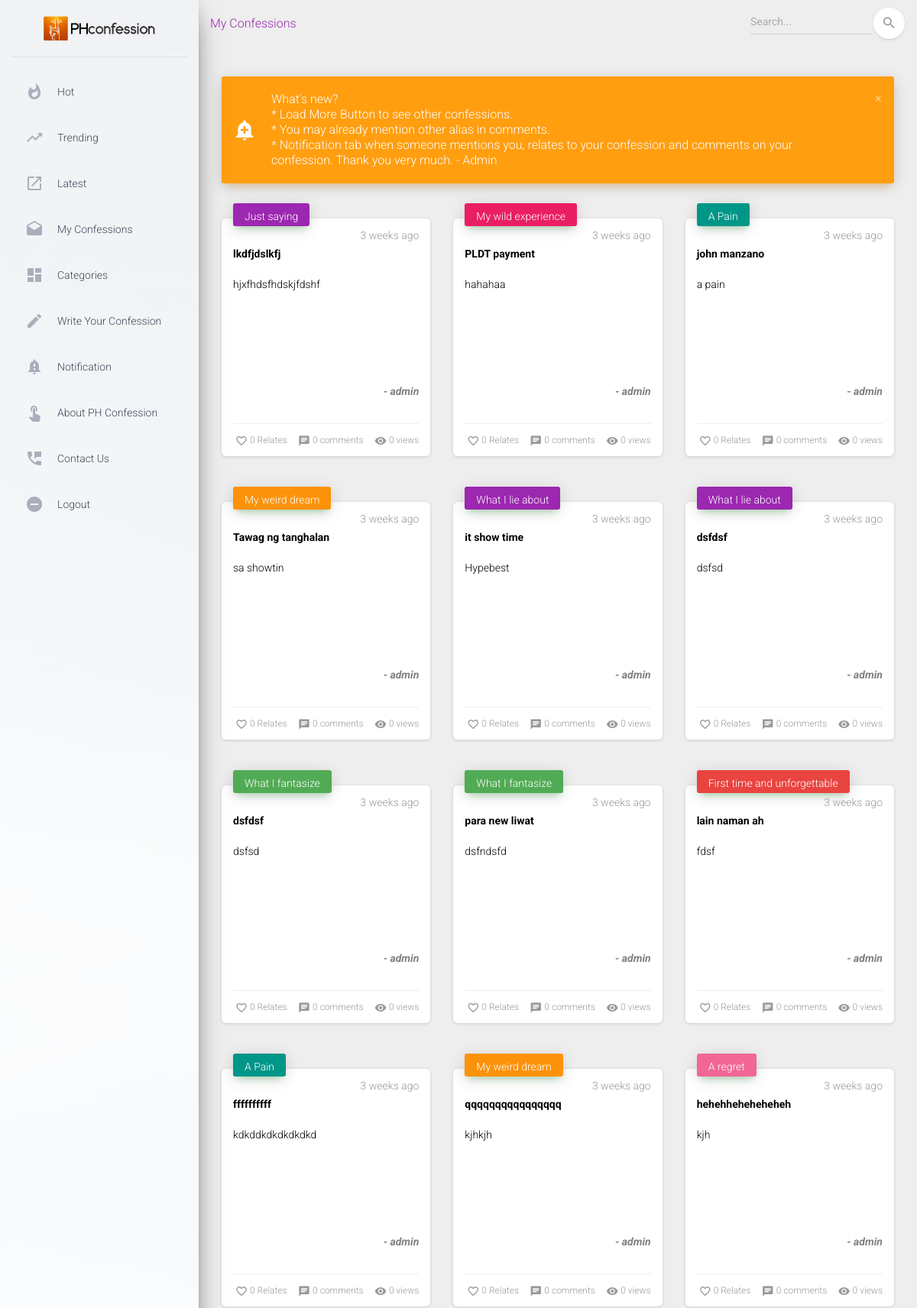
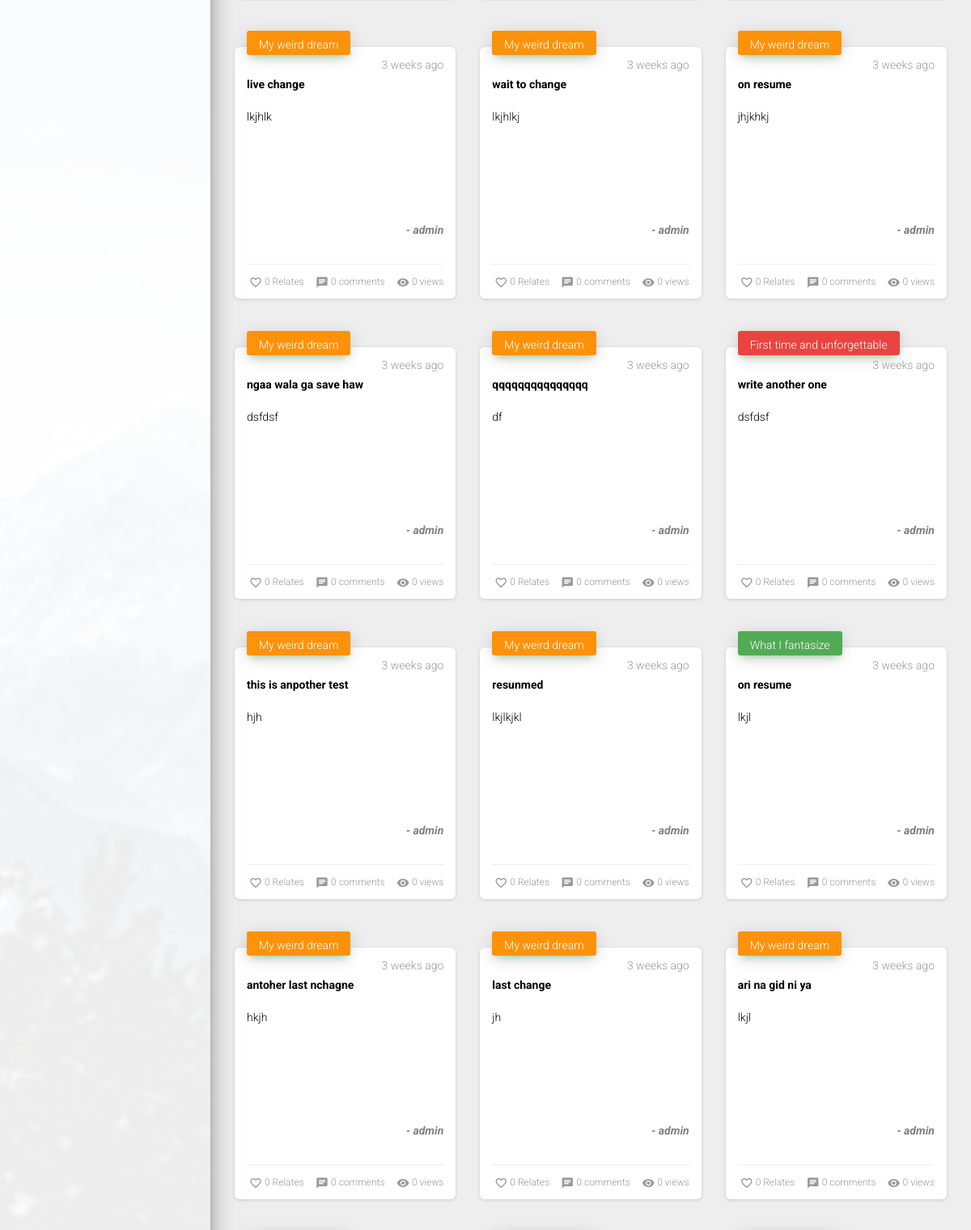
The page /index.php?view=myconfessions (signed in, upper part) on the database its author committed (2 pictures, top to bottom).
### tables this page shows
CREATE TABLE `notification` (
  `Id` int(11) NOT NULL AUTO_INCREMENT,
  `recepient` varchar(20) NOT NULL,
  `message` text,
  `confessionId` int(11) NOT NULL,
  `commentId` int(11) NOT NULL,
  `type` varchar(15) DEFAULT NULL,
  `status` varchar(1) DEFAULT NULL,
  `datetime` datetime DEFAULT NULL,
  UNIQUE KEY `Id` (`Id`)
);

CREATE TABLE `confession` (
  `Id` int(11) NOT NULL AUTO_INCREMENT,
  `alias` varchar(50) DEFAULT 'unknown',
  `category` int(11) DEFAULT NULL,
  `title` varchar(100) DEFAULT NULL,
  `message` text,
  `location` varchar(100) DEFAULT NULL,
  `datetime` datetime DEFAULT NULL,
  `view` int(11) DEFAULT '0',
  `lastChange` datetime DEFAULT NULL,
  PRIMARY KEY (`Id`)
);

### config/Models.php (called while the page is built, shortened)
<?php
include "CRUD.php";
include "functions.php";
function confession() {
	$crud = new CRUD;
	$crud->table = "confession";
	return $crud;
}
function comment() {
	$crud = new CRUD;
	$crud->table = "comment";
	return $crud;
}
function relate() {
	$crud = new CRUD;
	$crud->table = "relate";
	return $crud;
}
function notification() {
	$crud = new CRUD;
	$crud->table = "notification";
	return $crud;
}
?>

### config/CRUD.php (called while the page is built, shortened)
<?php
class CRUD {
	var $table;
	function list($query=""){
		$query = $query ? "where " . $query: "";
		$db = Database::connect();
		$pdo = $db->prepare("select * from $this->table $query");
		$pdo->execute();
		$result = $pdo->fetchAll(PDO::FETCH_OBJ);
		return $result;
	}
	function count($query=""){
		$query = $query ? "where " . $query: "";
		$db = Database::connect();
		$pdo = $db->prepare("select * from $this->table $query");
		$pdo->execute();
		return $pdo->rowCount();
	}
}
?>

### index.php (called while the page is built, shortened)
<?php
include_once("config/Models.php");
$view = (isset($_GET['view']) && $_GET['view'] != '') ? $_GET['view'] : '';
switch ($view) {
	case 'myconfessions' :
		$template	= 'include/template.php';
		break;
}
require_once $template;
?>

### config/functions.php (called while the page is built, shortened)
<?php
function category() {
	$cat = array();
	$cat[1] = 'My weird dream';
	$cat[2] = 'What I fantasize';
	$cat[3] = 'First time and unforgettable';
	$cat[4] = 'My guilt';
	$cat[5] = 'What I lie about';
	$cat[6] = 'A Pain';
	$cat[7] = 'What the truth is';
	$cat[8] = 'My wild experience';
	$cat[9] = 'A regret';
	$cat[10] = 'Just saying';
	$cat[11] = 'Joke time';
	$cat[12] = 'Scary AF';
	$cat[13] = '3 AM Thought';
	return $cat;
}
function button_color() {
	$head_color = array();
	$head_color[1] = 'background:#fc9209;color:white;';
	$head_color[2] = 'background:#51ab55;color:white;';
	$head_color[3] = 'background:#e94440;color:white;';
	$head_color[4] = 'background:#0ab3c7;color:white;';
	$head_color[5] = 'background:#9c27b0;color:white;';
	$head_color[6] = 'background:#009688;color:white;';
	$head_color[7] = 'background:#3f51b5;color:white;';
	$head_color[8] = 'background:#e91e63;color:white;';
	$head_color[9] = 'background:#f16695;color:white;';
	$head_color[10] = 'background:#9c27b0;color:white;';
	$head_color[11] = 'background:#0ab3c7;color:white;';
	$head_color[12] = 'background:#e94440;color:white;';
	return $head_color;
}
function timeElapse($datetime, $full = false) {
    $now = new DateTime;
    $ago = new DateTime($datetime);
    $diff = $now->diff($ago);
    $diff->w = floor($diff->d / 7);
    $diff->d -= $diff->w * 7;
    $string = array(
        'y' => 'year',
        'm' => 'month',
        'w' => 'week',
        'd' => 'day',
        'h' => 'hour',
        'i' => 'minute',
        's' => 'second',
    );
    foreach ($string as $k => &$v) {
        if ($diff->$k) {
            $v = $diff->$k . ' ' . $v . ($diff->$k > 1 ? 's' : '');
        } else {
            unset($string[$k]);
        }
    }
    if (!$full) $string = array_slice($string, 0, 1);
    return $string ? implode(', ', $string) . ' ago' : 'just now';
}
?>

### pages/myconfessions.php (the view, shortened to what this page needs)
<?php
$alias = $_SESSION['alias_session'];
$category_name = category();
$head_color = button_color();
?>
<?php foreach(confession()->list("Id!=0 and alias='$alias' order by lastChange desc") as $row) {
  $limitMessage = strlen($row->message) > 200 ? substr($row->message,0,200)."..." : $row->message;
?>
<div class="col-lg-4 col-md-6 col-sm-6" id="your_div">
    <div class="card card-stats">
        <div class="card-header card-header-success card-header-icon"
            onclick="location.href='process.php?action=view&id=<?=$row->Id;?>'">
            <div class="card-icon" style="height:10px; <?=$head_color[$row->category];?>">
                <div style="margin-top:-10px;"><?=$category_name[$row->category];?></div>
            </div>
            <p class="card-category"><?=timeElapse($row->datetime);?></p>
            <div style="height:180px;">
              <p style="color:black;text-align:justify;font-weight:bold;"><?=$row->title;?></p>
              <p style="color:black;text-align:justify;">
                  <?=$limitMessage;?>
              </p>
            </div>
            <div style="height:40px;">
              <div style="color:gray;font-weight:bold;font-style:italic;">- <?=$row->alias;?></div>
            </div>
        </div>
        <div class="card-footer">
            <?php if (relate()->count("cId=$row->Id and alias='$alias'") == 0) {?>
              <div class="stats" id="onclick_<?=$row->Id;?>" onclick="relateFun_<?=$row->Id;?>()">
                    <i class="material-icons" id="icon_<?=$row->Id;?>">favorite_border</i>
                    <span id="relate_<?=$row->Id;?>"><?=relate()->count("cId=$row->Id");?> </span>&nbsp;Relates
                </div>
            <?php } ?>
            <div class="stats" onclick="location.href='index.php?view=display&id=<?=$row->Id?>#comment'">
                <i class="material-icons">chat</i>
                <?=comment()->count("cId=$row->Id");?> comments
            </div>
            <div class="stats">
                <i class="material-icons">visibility</i>
                <?=$row->view;?> views
            </div>
        </div>
    </div>
</div>
<?php } ?>

### include/message.php (shortened to what this page needs)
<?php  if (isset($_SESSION['close_notif']) && ($_SESSION['close_notif'] = $_SESSION['alias_session']) ) {} else {?>
<?php foreach(notification()->list("status=1 and recepient='notification'") as $row) {?>
  <div class="alert alert-<?=$row->type;?> alert-with-icon" data-notify="container">
      <i class="material-icons" data-notify="icon">add_alert</i>
      <button type="button" class="close" data-dismiss="alert" aria-label="Close" onclick="close_notif();">
          <i class="material-icons">close</i>
      </button>
      <span data-notify="message"><?=$row->message;?></span>
  </div>
<?php } }?>

### rows shown on the page
notification: message "What's new? * Load More Button to see other confessions. * You may already mention other alias in comments. * Notification tab when someone mentions you, relates to your confession and comments on your confession. Thank you very much. - Admin"
confession: category "Just saying", datetime "3 weeks ago", title "lkdfjdslkfj", message "hjxfhdsfhdskjfdshf", alias "admin", Id "0", view "0"
confession: category "My wild experience", datetime "3 weeks ago", title "PLDT payment", message "hahahaa", alias "admin", Id "0", view "0"
confession: category "A Pain", datetime "3 weeks ago", title "john manzano", message "a pain", alias "admin", Id "0", view "0"
confession: category "My weird dream", datetime "3 weeks ago", title "Tawag ng tanghalan", message "sa showtin", alias "admin", Id "0", view "0"
confession: category "What I lie about", datetime "3 weeks ago", title "it show time", message "Hypebest", alias "admin", Id "0", view "0"
confession: category "What I lie about", datetime "3 weeks ago", title "dsfdsf", message "dsfsd", alias "admin", Id "0", view "0"
confession: category "What I fantasize", datetime "3 weeks ago", title "dsfdsf", message "dsfsd", alias "admin", Id "0", view "0"
confession: category "What I fantasize", datetime "3 weeks ago", title "para new liwat", message "dsfndsfd", alias "admin", Id "0", view "0"
confession: category "First time and unforgettable", datetime "3 weeks ago", title "lain naman ah", message "fdsf", alias "admin", Id "0", view "0"
confession: category "A Pain", datetime "3 weeks ago", title "ffffffffff", message "kdkddkdkdkdkdkd", alias "admin", Id "0", view "0"
confession: category "My weird dream", datetime "3 weeks ago", title "qqqqqqqqqqqqqqqq", message "kjhkjh", alias "admin", Id "0", view "0"
confession: category "A regret", datetime "3 weeks ago", title "hehehheheheheheh", message "kjh", alias "admin", Id "0", view "0"
confession: category "My weird dream", datetime "3 weeks ago", title "live change", message "lkjhlk", alias "admin", Id "0", view "0"
confession: category "My weird dream", datetime "3 weeks ago", title "wait to change", message "lkjhlkj", alias "admin", Id "0", view "0"
confession: category "My weird dream", datetime "3 weeks ago", title "on resume", message "jhjkhkj", alias "admin", Id "0", view "0"
confession: category "My weird dream", datetime "3 weeks ago", title "ngaa wala ga save haw", message "dsfdsf", alias "admin", Id "0", view "0"
confession: category "My weird dream", datetime "3 weeks ago", title "qqqqqqqqqqqqqqq", message "df", alias "admin", Id "0", view "0"
confession: category "First time and unforgettable", datetime "3 weeks ago", title "write another one", message "dsfdsf", alias "admin", Id "0", view "0"
confession: category "My weird dream", datetime "3 weeks ago", title "this is anpother test", message "hjh", alias "admin", Id "0", view "0"
confession: category "My weird dream", datetime "3 weeks ago", title "resunmed", message "lkjlkjkl", alias "admin", Id "0", view "0"
confession: category "What I fantasize", datetime "3 weeks ago", title "on resume", message "lkjl", alias "admin", Id "0", view "0"
confession: category "My weird dream", datetime "3 weeks ago", title "antoher last nchagne", message "hkjh", alias "admin", Id "0", view "0"
confession: category "My weird dream", datetime "3 weeks ago", title "last change", message "jh", alias "admin", Id "0", view "0"
confession: category "My weird dream", datetime "3 weeks ago", title "ari na gid ni ya", message "lkjl", alias "admin", Id "0", view "0"

### other values the page prints
$title "My Confessions"
